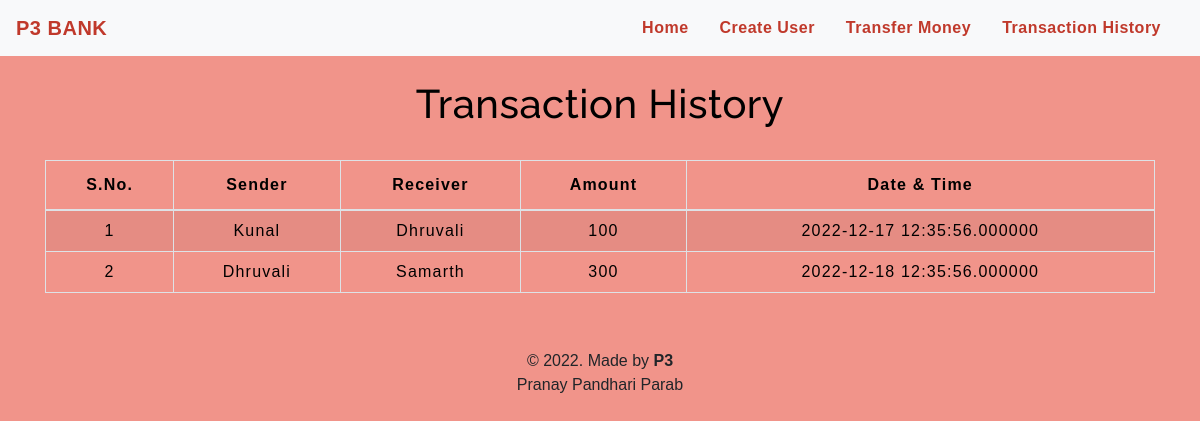
The page /transactionhistory.php on the database its author committed.
### tables this page shows
CREATE TABLE `transaction` (
  `S.No.` int(20) NOT NULL,
  `Sender` varchar(20) NOT NULL,
  `Receiver` varchar(20) NOT NULL,
  `Balance` int(20) NOT NULL,
  `Date & Time` datetime(6) NOT NULL DEFAULT '0000-00-00 00:00:00.000000' ON UPDATE current_timestamp(6)
);

### transactionhistory.php (the view, shortened to what this page needs)
<!DOCTYPE html>
<html lang="en">
<head>
    <link rel="stylesheet" href="https://stackpath.bootstrapcdn.com/bootstrap/4.5.2/css/bootstrap.min.css">
    <link rel="stylesheet" type="text/css" href="table.css">
    <link rel="stylesheet" type="text/css" href="navbar.css">
</head>
<body style="background-color : #F1948A;">
<?php
  include 'navbar.php';
?>
	<div class="container">
        <h2 class="text-center pt-4" style="color : black;">Transaction History</h2>
       <br>
       <div class="table-responsive-sm">
    <table class="table table-hover table-striped table-condensed table-bordered">
        <thead style="color : black;">
            <tr>
                <th class="text-center">S.No.</th>
                <th class="text-center">Sender</th>
                <th class="text-center">Receiver</th>
                <th class="text-center">Amount</th>
                <th class="text-center">Date & Time</th>
            </tr>
        </thead>
        <tbody>
        <?php
            include 'config.php';
            $sql ="select * from transaction";
            $query =mysqli_query($conn, $sql);
            while($rows = mysqli_fetch_assoc($query))
            {
        ?>
            <tr style="color : black;">
            <td class="py-2"><?php echo $rows['S.No.']; ?></td>
            <td class="py-2"><?php echo $rows['Sender']; ?></td>
            <td class="py-2"><?php echo $rows['Receiver']; ?></td>
            <td class="py-2"><?php echo $rows['Balance']; ?> </td>
            <td class="py-2"><?php echo $rows['Date & Time']; ?> </td>
        <?php
            }
        ?>
        </tbody>
    </table>
    </div>
</div>
<footer class="text-center mt-5 py-2">
            <p>&copy 2022. Made by <b>P3</b> <br> Pranay Pandhari Parab</p>
</footer>
</body>
</html>

### table.css (style rules this page uses)
* { padding: 0; margin: 0; box-sizing: border-box; font-family: sans-serif; }
h2 { font-size: 40px; }
table { letter-spacing: 1.2px; }
td { text-align: center; }

### navbar.css (style rules this page uses)
h2 { color: #4C4B4B; letter-spacing: 0.5px; font-family: raleway; }

### rows shown on the page
transaction: No "1", Sender "Kunal", Receiver "Dhruvali", Balance "100", value "2022-12-17 12:35:56.000000"
transaction: No "2", Sender "Dhruvali", Receiver "Samarth", Balance "300", value "2022-12-18 12:35:56.000000"
